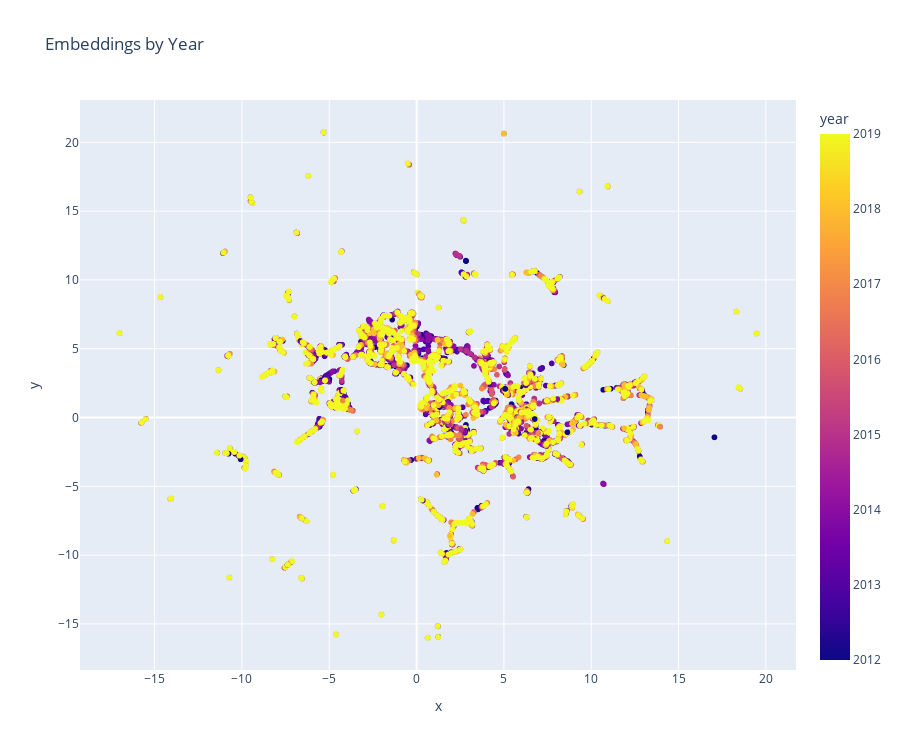
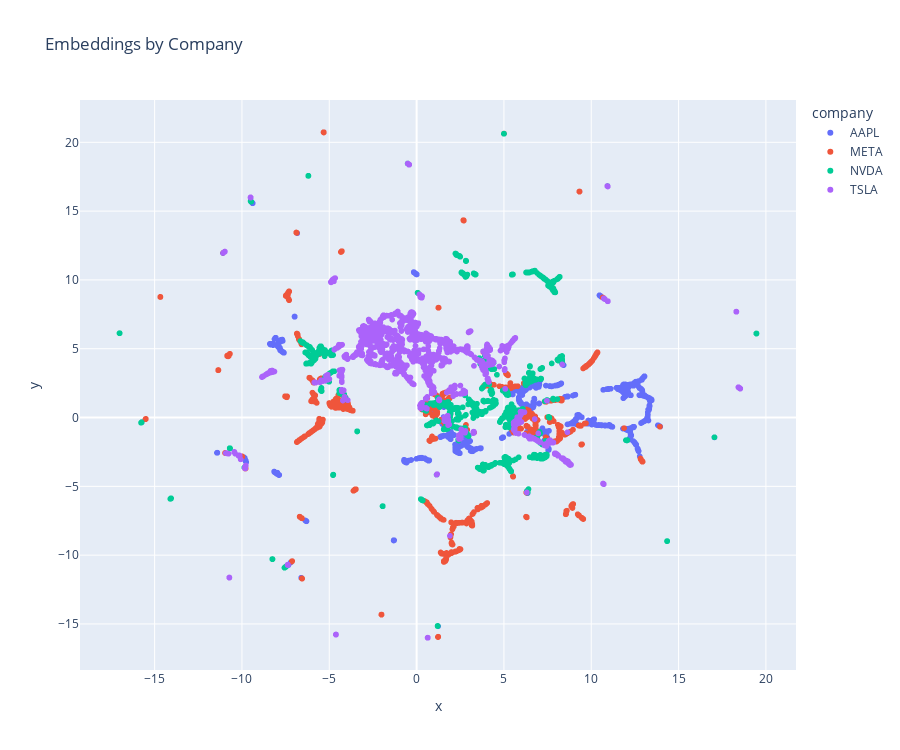
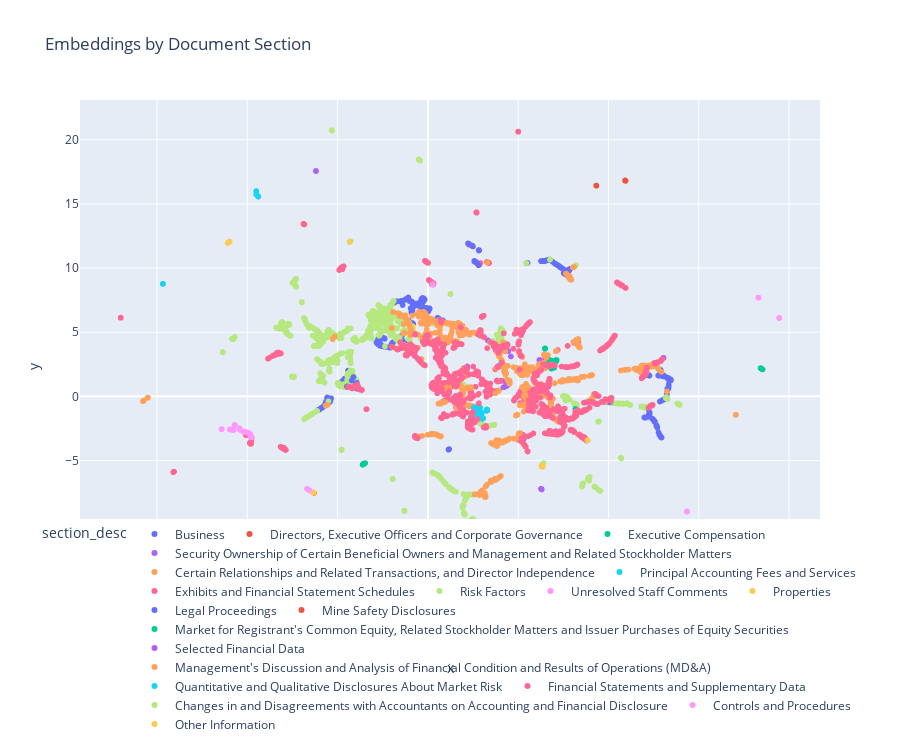

Here is the notebook cell these charts were saved with, in order:
### Code cell
import pandas as pd
import plotly.express as px
from umap import UMAP



df_embeddings = pd.DataFrame(
    {
    'embedding': [chunk.embedding for chunk in chunks],
    'company': [chunk.metadata['ticker'] for chunk in chunks],
    'year': [chunk.metadata['fiscal_year'] for chunk in chunks],
    'section_num': [int(str(chunk.metadata['section_num'])) for chunk in chunks],
    'section': [chunk.metadata['section'] + chunk.metadata['section_letter'] for chunk in chunks],
    'section_desc': [chunk.metadata['section_desc'] for chunk in chunks],
    }
)

# Step 2: Reduce to 2D
reducer = UMAP()
df_embeddings['x'], df_embeddings['y'] = zip(*reducer.fit_transform(list(df_embeddings['embedding'])))

# Step 3: Visualize
fig1 = px.scatter(df_embeddings, x='x', y='y', color='year', hover_data=['company'], title='Embeddings by Year')
fig1.update_layout(
    # width=1500,
    height=750,
)
fig1.show()

fig2 = px.scatter(df_embeddings, x='x', y='y', color='company', hover_data=['section'], title='Embeddings by Company')
fig2.update_layout(
    # width=1500,
    height=750,
)
fig2.show()

fig3 = px.scatter(df_embeddings, x='x', y='y', color='section_desc', hover_data=['company'], title='Embeddings by Document Section')
fig3.update_layout(
    # width=1500,
    height=750,
    legend=dict(orientation="h", yanchor="bottom", y=-0.2, xanchor="center", x=0.5)
)
fig3.show()

### Figure 1 — Plotly figure (JSON) as saved in the notebook; plotly's stock layout.template omitted (floating-point values rounded to 4 significant figures; data arrays with more than 128 entries replaced by an {"elided": "..."} marker saying what was removed)
{"data": [{"customdata": {"elided": "7837x1 str values"}, "hovertemplate": "x=%{x}<br>y=%{y}<br>company=%{customdata[0]}<br>year=%{marker.color}<extra></extra>", "legendgroup": "", "marker": {"color": {"elided": "7837 int values"}, "coloraxis": "coloraxis", "symbol": "circle"}, "mode": "markers", "name": "", "showlegend": false, "type": "scattergl", "x": {"elided": "7837 float values"}, "xaxis": "x", "y": {"elided": "7837 float values"}, "yaxis": "y"}], "layout": {"coloraxis": {"colorbar": {"title": {"text": "year"}}, "colorscale": [[0, "#0d0887"], [0.1111, "#46039f"], [0.2222, "#7201a8"], [0.3333, "#9c179e"], [0.4444, "#bd3786"], [0.5556, "#d8576b"], [0.6667, "#ed7953"], [0.7778, "#fb9f3a"], [0.8889, "#fdca26"], [1, "#f0f921"]]}, "height": 750, "legend": {"tracegroupgap": 0}, "title": {"text": "Embeddings by Year"}, "xaxis": {"anchor": "y", "domain": [0, 1], "title": {"text": "x"}}, "yaxis": {"anchor": "x", "domain": [0, 1], "title": {"text": "y"}}}}

### Figure 2 — Plotly figure (JSON) as saved in the notebook; plotly's stock layout.template omitted (floating-point values rounded to 4 significant figures; data arrays with more than 128 entries replaced by an {"elided": "..."} marker saying what was removed)
{"data": [{"customdata": {"elided": "1496x1 str values"}, "hovertemplate": "company=AAPL<br>x=%{x}<br>y=%{y}<br>section=%{customdata[0]}<extra></extra>", "legendgroup": "AAPL", "marker": {"color": "#636efa", "symbol": "circle"}, "mode": "markers", "name": "AAPL", "showlegend": true, "type": "scattergl", "x": {"elided": "1496 float values"}, "xaxis": "x", "y": {"elided": "1496 float values"}, "yaxis": "y"}, {"customdata": {"elided": "1867x1 str values"}, "hovertemplate": "company=META<br>x=%{x}<br>y=%{y}<br>section=%{customdata[0]}<extra></extra>", "legendgroup": "META", "marker": {"color": "#EF553B", "symbol": "circle"}, "mode": "markers", "name": "META", "showlegend": true, "type": "scattergl", "x": {"elided": "1867 float values"}, "xaxis": "x", "y": {"elided": "1867 float values"}, "yaxis": "y"}, {"customdata": {"elided": "1826x1 str values"}, "hovertemplate": "company=NVDA<br>x=%{x}<br>y=%{y}<br>section=%{customdata[0]}<extra></extra>", "legendgroup": "NVDA", "marker": {"color": "#00cc96", "symbol": "circle"}, "mode": "markers", "name": "NVDA", "showlegend": true, "type": "scattergl", "x": {"elided": "1826 float values"}, "xaxis": "x", "y": {"elided": "1826 float values"}, "yaxis": "y"}, {"customdata": {"elided": "2648x1 str values"}, "hovertemplate": "company=TSLA<br>x=%{x}<br>y=%{y}<br>section=%{customdata[0]}<extra></extra>", "legendgroup": "TSLA", "marker": {"color": "#ab63fa", "symbol": "circle"}, "mode": "markers", "name": "TSLA", "showlegend": true, "type": "scattergl", "x": {"elided": "2648 float values"}, "xaxis": "x", "y": {"elided": "2648 float values"}, "yaxis": "y"}], "layout": {"height": 750, "legend": {"title": {"text": "company"}, "tracegroupgap": 0}, "title": {"text": "Embeddings by Company"}, "xaxis": {"anchor": "y", "domain": [0, 1], "title": {"text": "x"}}, "yaxis": {"anchor": "x", "domain": [0, 1], "title": {"text": "y"}}}}

### Figure 3 — Plotly figure (JSON) as saved in the notebook; plotly's stock layout.template omitted (floating-point values rounded to 4 significant figures; data arrays with more than 128 entries replaced by an {"elided": "..."} marker saying what was removed)
{"data": [{"customdata": {"elided": "818x1 str values"}, "hovertemplate": "section_desc=Business<br>x=%{x}<br>y=%{y}<br>company=%{customdata[0]}<extra></extra>", "legendgroup": "Business", "marker": {"color": "#636efa", "symbol": "circle"}, "mode": "markers", "name": "Business", "showlegend": true, "type": "scattergl", "x": {"elided": "818 float values"}, "xaxis": "x", "y": {"elided": "818 float values"}, "yaxis": "y"}, {"customdata": [["AAPL"], ["AAPL"], ["AAPL"], ["AAPL"], ["AAPL"], ["AAPL"], ["AAPL"], ["AAPL"], ["META"], ["META"], ["META"], ["META"], ["META"], ["META"], ["META"], ["META"], ["NVDA"], ["NVDA"], ["NVDA"], ["NVDA"], ["NVDA"], ["NVDA"], ["NVDA"], ["NVDA"], ["NVDA"], ["NVDA"], ["NVDA"], ["NVDA"], ["NVDA"], ["NVDA"], ["NVDA"], ["NVDA"], ["TSLA"], ["TSLA"], ["TSLA"], ["TSLA"], ["TSLA"], ["TSLA"], ["TSLA"], ["TSLA"]], "hovertemplate": "section_desc=Directors, Executive Officers and Corporate Governance<br>x=%{x}<br>y=%{y}<br>company=%{customdata[0]}<extra></extra>", "legendgroup": "Directors, Executive Officers and Corporate Governance", "marker": {"color": "#EF553B", "symbol": "circle"}, "mode": "markers", "name": "Directors, Executive Officers and Corporate Governance", "showlegend": true, "type": "scattergl", "x": [-7.364, -7.368, -7.371, -7.189, -7.199, -7.2, -7.216, -7.339, -7.146, -7.143, -7.149, -7.148, -7.147, -7.143, -7.138, -7.123, -7.484, -7.548, -7.494, -7.56, -7.48, -7.552, -7.488, -7.562, -7.476, -7.564, -7.431, -7.509, -7.433, -7.524, -7.423, -7.513, -7.389, -7.369, -7.363, -7.382, -7.375, -7.382, -7.364, -7.371], "xaxis": "x", "y": [-10.72, -10.72, -10.73, -10.51, -10.52, -10.52, -10.54, -10.72, -10.46, -10.46, -10.46, -10.46, -10.46, -10.45, -10.45, -10.43, -10.83, -10.9, -10.84, -10.91, -10.83, -10.9, -10.84, -10.91, -10.83, -10.91, -10.78, -10.86, -10.78, -10.87, -10.78, -10.86, -10.72, -10.7, -10.68, -10.7, -10.71, -10.71, -10.7, -10.71], "yaxis": "y"}, {"customdata": [["AAPL"], ["AAPL"], ["AAPL"], ["AAPL"], ["AAPL"], ["AAPL"], ["AAPL"], ["AAPL"], ["META"], ["META"], ["META"], ["META"], ["META"], ["META"], ["META"], ["META"], ["NVDA"], ["NVDA"], ["NVDA"], ["NVDA"], ["NVDA"], ["NVDA"], ["NVDA"], ["NVDA"], ["TSLA"], ["TSLA"], ["TSLA"], ["TSLA"], ["TSLA"], ["TSLA"], ["TSLA"], ["TSLA"]], "hovertemplate": "section_desc=Executive Compensation<br>x=%{x}<br>y=%{y}<br>company=%{customdata[0]}<extra></extra>", "legendgroup": "Executive Compensation", "marker": {"color": "#00cc96", "symbol": "circle"}, "mode": "markers", "name": "Executive Compensation", "showlegend": true, "type": "scattergl", "x": [1.219, 1.229, 1.22, 1.219, 1.219, 1.22, 1.219, 1.22, 1.221, 1.239, 1.229, 1.229, 1.228, 1.228, 1.228, 1.226, 1.205, 1.205, 1.205, 1.204, 1.205, 1.205, 1.205, 1.204, 0.6424, 0.633, 0.631, 0.6343, 0.634, 0.6346, 0.6343, 0.6362], "xaxis": "x", "y": [-15.16, -15.17, -15.16, -15.16, -15.16, -15.16, -15.16, -15.16, -15.95, -15.92, -15.94, -15.94, -15.94, -15.94, -15.95, -15.95, -15.15, -15.15, -15.15, -15.15, -15.15, -15.15, -15.15, -15.15, -16.0, -16.0, -16.0, -16.0, -16.0, -16.0, -16.0, -16.0], "yaxis": "y"}, {"customdata": [["AAPL"], ["AAPL"], ["AAPL"], ["AAPL"], ["AAPL"], ["AAPL"], ["AAPL"], ["AAPL"], ["META"], ["META"], ["META"], ["META"], ["META"], ["META"], ["META"], ["META"], ["NVDA"], ["NVDA"], ["NVDA"], ["NVDA"], ["NVDA"], ["NVDA"], ["NVDA"], ["NVDA"], ["TSLA"], ["TSLA"], ["TSLA"], ["TSLA"], ["TSLA"], ["TSLA"], ["TSLA"], ["TSLA"]], "hovertemplate": "section_desc=Security Ownership of Certain Beneficial Owners and Management and Related Stockholder Matters<br>x=%{x}<br>y=%{y}<br>company=%{customdata[0]}<extra></extra>", "legendgroup": "Security Ownership of Certain Beneficial Owners and Management and Related Stockholder Matters", "marker": {"color": "#ab63fa", "symbol": "circle"}, "mode": "markers", "name": "Security Ownership of Certain Beneficial Owners and Management and Related Stockholder Matters", "showlegend": true, "type": "scattergl", "x": [-6.605, -6.607, -6.593, -6.604, -6.603, -6.604, -6.606, -6.604, -6.564, -6.566, -6.563, -6.56, -6.553, -6.564, -6.568, -6.569, -6.197, -6.197, -6.197, -6.197, -6.197, -6.197, -6.197, -6.197, -10.72, -10.72, -10.72, -10.72, -10.72, -10.72, -10.72, -10.72], "xaxis": "x", "y": [-11.65, -11.65, -11.66, -11.65, -11.65, -11.65, -11.65, -11.65, -11.69, -11.69, -11.7, -11.7, -11.71, -11.7, -11.69, -11.69, 17.56, 17.56, 17.56, 17.56, 17.56, 17.56, 17.56, 17.56, -11.63, -11.63, -11.63, -11.63, -11.63, -11.63, -11.63, -11.63], "yaxis": "y"}, {"customdata": [["AAPL"], ["AAPL"], ["AAPL"], ["AAPL"], ["AAPL"], ["AAPL"], ["AAPL"], ["AAPL"], ["META"], ["META"], ["META"], ["META"], ["META"], ["META"], ["META"], ["META"], ["NVDA"], ["NVDA"], ["NVDA"], ["NVDA"], ["NVDA"], ["NVDA"], ["NVDA"], ["NVDA"], ["TSLA"], ["TSLA"], ["TSLA"], ["TSLA"], ["TSLA"], ["TSLA"], ["TSLA"], ["TSLA"]], "hovertemplate": "section_desc=Certain Relationships and Related Transactions, and Director Independence<br>x=%{x}<br>y=%{y}<br>company=%{customdata[0]}<extra></extra>", "legendgroup": "Certain Relationships and Related Transactions, and Director Independence", "marker": {"color": "#FFA15A", "symbol": "circle"}, "mode": "markers", "name": "Certain Relationships and Related Transactions, and Director Independence", "showlegend": true, "type": "scattergl", "x": [-15.74, -15.73, -15.74, -15.75, -15.75, -15.73, -15.74, -15.74, -15.51, -15.5, -15.51, -15.51, -15.51, -15.51, -15.52, -15.52, -15.75, -15.75, -15.75, -15.78, -15.75, -15.75, -15.75, -15.75, -4.619, -4.619, -4.619, -4.619, -4.619, -4.619, -4.619, -4.619], "xaxis": "x", "y": [-0.3413, -0.3337, -0.3414, -0.346, -0.353, -0.3323, -0.3391, -0.3385, -0.1064, -0.09765, -0.1098, -0.1081, -0.1096, -0.1084, -0.1125, -0.119, -0.352, -0.3519, -0.3524, -0.3783, -0.35, -0.3517, -0.3503, -0.3513, -15.77, -15.77, -15.77, -15.77, -15.77, -15.77, -15.77, -15.77], "yaxis": "y"}, {"customdata": [["AAPL"], ["AAPL"], ["AAPL"], ["AAPL"], ["AAPL"], ["AAPL"], ["AAPL"], ["AAPL"], ["META"], ["META"], ["META"], ["META"], ["META"], ["META"], ["META"], ["META"], ["NVDA"], ["NVDA"], ["NVDA"], ["NVDA"], ["NVDA"], ["NVDA"], ["NVDA"], ["NVDA"], ["TSLA"], ["TSLA"], ["TSLA"], ["TSLA"], ["TSLA"], ["TSLA"], ["TSLA"], ["TSLA"]], "hovertemplate": "section_desc=Principal Accounting Fees and Services<br>x=%{x}<br>y=%{y}<br>company=%{customdata[0]}<extra></extra>", "legendgroup": "Principal Accounting Fees and Services", "marker": {"color": "#19d3f3", "symbol": "circle"}, "mode": "markers", "name": "Principal Accounting Fees and Services", "showlegend": true, "type": "scattergl", "x": [-9.41, -9.406, -9.395, -9.39, -9.391, -9.395, -9.391, -9.392, -14.67, -14.67, -14.67, -14.67, -14.67, -14.67, -14.67, -14.67, -9.475, -9.507, -9.477, -9.47, -9.479, -9.478, -9.475, -9.477, -9.507, -9.505, -9.505, -9.505, -9.505, -9.504, -9.505, -9.505], "xaxis": "x", "y": [15.6, 15.59, 15.58, 15.57, 15.57, 15.58, 15.57, 15.57, 8.762, 8.762, 8.762, 8.762, 8.762, 8.762, 8.762, 8.763, 15.7, 15.73, 15.69, 15.68, 15.7, 15.69, 15.7, 15.7, 16.0, 15.99, 15.99, 15.99, 15.99, 15.98, 15.99, 15.99], "yaxis": "y"}, {"customdata": {"elided": "747x1 str values"}, "hovertemplate": "section_desc=Exhibits and Financial Statement Schedules<br>x=%{x}<br>y=%{y}<br>company=%{customdata[0]}<extra></extra>", "legendgroup": "Exhibits and Financial Statement Schedules", "marker": {"color": "#FF6692", "symbol": "circle"}, "mode": "markers", "name": "Exhibits and Financial Statement Schedules", "showlegend": true, "type": "scattergl", "x": {"elided": "747 float values"}, "xaxis": "x", "y": {"elided": "747 float values"}, "yaxis": "y"}, {"customdata": {"elided": "2109x1 str values"}, "hovertemplate": "section_desc=Risk Factors<br>x=%{x}<br>y=%{y}<br>company=%{customdata[0]}<extra></extra>", "legendgroup": "Risk Factors", "marker": {"color": "#B6E880", "symbol": "circle"}, "mode": "markers", "name": "Risk Factors", "showlegend": true, "type": "scattergl", "x": {"elided": "2109 float values"}, "xaxis": "x", "y": {"elided": "2109 float values"}, "yaxis": "y"}, {"customdata": [["AAPL"], ["AAPL"], ["AAPL"], ["AAPL"], ["AAPL"], ["AAPL"], ["AAPL"], ["AAPL"], ["META"], ["META"], ["META"], ["META"], ["META"], ["META"], ["META"], ["META"], ["NVDA"], ["NVDA"], ["NVDA"], ["NVDA"], ["NVDA"], ["NVDA"], ["NVDA"], ["NVDA"], ["TSLA"], ["TSLA"], ["TSLA"], ["TSLA"], ["TSLA"], ["TSLA"], ["TSLA"], ["TSLA"]], "hovertemplate": "section_desc=Unresolved Staff Comments<br>x=%{x}<br>y=%{y}<br>company=%{customdata[0]}<extra></extra>", "legendgroup": "Unresolved Staff Comments", "marker": {"color": "#FF97FF", "symbol": "circle"}, "mode": "markers", "name": "Unresolved Staff Comments", "showlegend": true, "type": "scattergl", "x": [-6.676, -6.576, -6.375, -6.676, -6.677, -6.365, -6.344, -6.676, -6.566, -6.57, -6.574, -6.676, -6.698, -6.675, -6.676, -6.569, 19.45, 19.46, 19.45, 19.45, 19.45, 19.45, 19.45, 19.45, 18.31, 18.31, 18.31, 18.31, 18.31, 18.31, 18.31, 18.31], "xaxis": "x", "y": [-7.223, -7.313, -7.48, -7.224, -7.223, -7.488, -7.505, -7.223, -7.322, -7.318, -7.314, -7.223, -7.201, -7.224, -7.223, -7.319, 6.106, 6.103, 6.106, 6.106, 6.106, 6.106, 6.106, 6.106, 7.691, 7.691, 7.691, 7.691, 7.691, 7.691, 7.691, 7.691], "yaxis": "y"}, {"customdata": [["AAPL"], ["AAPL"], ["AAPL"], ["AAPL"], ["AAPL"], ["AAPL"], ["AAPL"], ["AAPL"], ["AAPL"], ["AAPL"], ["META"], ["META"], ["META"], ["META"], ["META"], ["META"], ["META"], ["META"], ["NVDA"], ["NVDA"], ["NVDA"], ["NVDA"], ["NVDA"], ["NVDA"], ["NVDA"], ["NVDA"], ["NVDA"], ["NVDA"], ["TSLA"], ["TSLA"], ["TSLA"], ["TSLA"], ["TSLA"], ["TSLA"], ["TSLA"], ["TSLA"], ["TSLA"], ["TSLA"]], "hovertemplate": "section_desc=Properties<br>x=%{x}<br>y=%{y}<br>company=%{customdata[0]}<extra></extra>", "legendgroup": "Properties", "marker": {"color": "#FECB52", "symbol": "circle"}, "mode": "markers", "name": "Properties", "showlegend": true, "type": "scattergl", "x": [6.346, 6.33, 6.332, 6.359, 6.334, 6.334, 6.345, 6.32, 6.326, 6.332, 6.322, 6.3, 6.301, 6.318, 6.308, 6.278, 6.295, 6.301, 6.328, 6.328, 6.33, 6.334, 6.37, 6.329, 6.327, 6.343, 6.325, 6.323, -0.8503, -0.8582, -0.8392, -0.8595, -0.8556, -0.8592, -0.8324, -0.8711, -0.8665, 6.311], "xaxis": "x", "y": [-5.49, -5.48, -5.482, -5.482, -5.479, -5.48, -5.496, -5.489, -5.476, -5.489, -5.478, -5.475, -5.448, -5.468, -5.455, -5.447, -5.448, -5.472, -5.453, -5.455, -5.458, -5.443, -5.42, -5.44, -5.444, -5.426, -5.444, -5.446, 5.452, 5.269, 5.45, 5.366, 5.254, 5.271, 5.314, 5.276, 5.252, -5.442], "yaxis": "y"}, {"customdata": [["AAPL"], ["AAPL"], ["AAPL"], ["AAPL"], ["AAPL"], ["AAPL"], ["AAPL"], ["AAPL"], ["AAPL"], ["AAPL"], ["AAPL"], ["AAPL"], ["AAPL"], ["AAPL"], ["AAPL"], ["AAPL"], ["AAPL"], ["AAPL"], ["AAPL"], ["META"], ["META"], ["META"], ["META"], ["META"], ["META"], ["META"], ["META"], ["META"], ["META"], ["META"], ["META"], ["META"], ["META"], ["META"], ["META"], ["META"], ["META"], ["META"], ["META"], ["META"], ["META"], ["META"], ["META"], ["META"], ["META"], ["NVDA"], ["NVDA"], ["NVDA"], ["NVDA"], ["NVDA"], ["NVDA"], ["NVDA"], ["NVDA"], ["NVDA"], ["NVDA"], ["NVDA"], ["NVDA"], ["NVDA"], ["NVDA"], ["NVDA"], ["NVDA"], ["NVDA"], ["NVDA"], ["NVDA"], ["NVDA"], ["NVDA"], ["NVDA"], ["NVDA"], ["NVDA"], ["NVDA"], ["NVDA"], ["NVDA"], ["NVDA"], ["NVDA"], ["NVDA"], ["NVDA"], ["NVDA"], ["NVDA"], ["NVDA"], ["NVDA"], ["NVDA"], ["NVDA"], ["NVDA"], ["NVDA"], ["TSLA"], ["TSLA"], ["TSLA"], ["TSLA"], ["TSLA"], ["TSLA"], ["TSLA"], ["TSLA"], ["TSLA"], ["TSLA"], ["TSLA"], ["TSLA"], ["TSLA"], ["TSLA"], ["TSLA"], ["TSLA"], ["TSLA"], ["TSLA"]], "hovertemplate": "section_desc=Legal Proceedings<br>x=%{x}<br>y=%{y}<br>company=%{customdata[0]}<extra></extra>", "legendgroup": "Legal Proceedings", "marker": {"color": "#636efa", "symbol": "circle"}, "mode": "markers", "name": "Legal Proceedings", "showlegend": true, "type": "scattergl", "x": [9.966, 10.08, 10.07, 10.09, 9.971, 10.07, 10.07, 10.07, 9.821, 10.05, 10.08, 10.08, 9.949, 10.09, 10.08, 9.815, 9.832, 9.846, 9.853, -3.937, -3.807, -3.923, -3.931, -3.934, -3.827, -3.86, -3.876, -3.912, -3.81, -3.916, -3.819, -3.942, -3.82, -3.999, -3.988, -3.81, -4.238, -4.129, -4.444, -4.44, -4.096, -4.179, -4.152, -4.445, -4.483, 2.227, 2.263, 2.246, 2.461, 2.494, 2.837, 2.823, 2.829, 2.818, 2.83, 2.827, 2.661, 2.605, 2.572, 2.595, 2.61, 2.588, 2.663, 2.681, 2.765, 2.258, 2.25, 2.247, 2.444, 2.461, 2.62, 2.6, 2.606, 2.568, 2.696, 2.746, 2.771, 2.249, 2.801, 1.148, 1.148, 1.148, 1.147, 1.148, -4.123, -4.805, -4.124, 1.156, 1.176, -4.743, -4.728, -4.706, -4.684, -4.712, -4.698, -4.726, -4.718, -4.761, -4.769, -4.224, 1.147, -1.175], "xaxis": "x", "y": [-0.3993, -0.4297, -0.438, -0.4641, -0.386, -0.4285, -0.4367, -0.4469, -0.4359, -0.4042, -0.4498, -0.4454, -0.3983, -0.4404, -0.4451, -0.4383, -0.433, -0.4313, -0.4256, 0.6025, 0.5507, 0.9101, 1.048, 0.6092, 0.5739, 0.6636, 0.7411, 0.5993, 0.5548, 0.6581, 0.5662, 0.8957, 0.5661, 0.6845, 0.9165, 0.5473, 0.7164, 0.6747, 0.7192, 0.7677, 0.6508, 0.6513, 0.6441, 0.712, 0.7694, 11.91, 11.88, 11.89, 11.73, 11.69, 11.37, 11.4, 11.39, 11.39, 11.39, 11.37, 10.46, 10.52, 10.55, 10.53, 10.49, 10.5, 10.43, 10.43, 10.33, 11.88, 11.9, 11.89, 11.75, 11.72, 10.5, 10.51, 10.49, 10.52, 10.41, 10.35, 10.3, 11.88, 10.21, -4.154, -4.156, -4.154, -4.154, -4.155, 1.5, 9.993, 1.502, -4.135, -4.111, 10.06, 10.08, 10.1, 10.12, 10.09, 10.1, 10.08, 10.09, 10.05, 10.04, 1.235, -4.153, 3.265], "yaxis": "y"}, {"customdata": [["AAPL"], ["AAPL"], ["AAPL"], ["AAPL"], ["AAPL"], ["AAPL"], ["AAPL"], ["AAPL"], ["META"], ["META"], ["META"], ["META"], ["META"], ["META"], ["META"], ["META"], ["NVDA"], ["NVDA"], ["NVDA"], ["NVDA"], ["NVDA"], ["NVDA"], ["NVDA"], ["NVDA"], ["TSLA"], ["TSLA"], ["TSLA"], ["TSLA"], ["TSLA"], ["TSLA"]], "hovertemplate": "section_desc=Mine Safety Disclosures<br>x=%{x}<br>y=%{y}<br>company=%{customdata[0]}<extra></extra>", "legendgroup": "Mine Safety Disclosures", "marker": {"color": "#EF553B", "symbol": "circle"}, "mode": "markers", "name": "Mine Safety Disclosures", "showlegend": true, "type": "scattergl", "x": [9.324, 9.327, 9.325, -6.311, -6.304, -6.312, -6.314, -6.315, 9.325, 9.325, 9.325, 9.325, 9.325, 9.325, 9.324, 9.325, 10.93, 10.93, 10.93, 10.93, 10.93, 10.93, 10.93, 10.93, 10.93, 10.93, 10.93, 10.95, 10.93, 10.92], "xaxis": "x", "y": [16.42, 16.42, 16.42, -7.532, -7.538, -7.531, -7.529, -7.529, 16.42, 16.42, 16.42, 16.42, 16.42, 16.42, 16.42, 16.42, 16.81, 16.82, 16.82, 16.81, 16.83, 16.82, 16.82, 16.82, 16.81, 16.81, 16.81, 16.79, 16.81, 16.83], "yaxis": "y"}, {"customdata": [["AAPL"], ["AAPL"], ["AAPL"], ["AAPL"], ["AAPL"], ["AAPL"], ["AAPL"], ["AAPL"], ["AAPL"], ["AAPL"], ["AAPL"], ["AAPL"], ["AAPL"], ["AAPL"], ["AAPL"], ["AAPL"], ["AAPL"], ["AAPL"], ["AAPL"], ["AAPL"], ["AAPL"], ["AAPL"], ["META"], ["META"], ["META"], ["META"], ["META"], ["META"], ["META"], ["META"], ["META"], ["META"], ["META"], ["META"], ["META"], ["META"], ["META"], ["META"], ["META"], ["META"], ["META"], ["META"], ["META"], ["META"], ["META"], ["META"], ["META"], ["NVDA"], ["NVDA"], ["NVDA"], ["NVDA"], ["NVDA"], ["NVDA"], ["NVDA"], ["NVDA"], ["NVDA"], ["NVDA"], ["NVDA"], ["NVDA"], ["NVDA"], ["NVDA"], ["NVDA"], ["NVDA"], ["NVDA"], ["NVDA"], ["NVDA"], ["NVDA"], ["NVDA"], ["NVDA"], ["NVDA"], ["NVDA"], ["NVDA"], ["NVDA"], ["NVDA"], ["NVDA"], ["NVDA"], ["NVDA"], ["NVDA"], ["NVDA"], ["NVDA"], ["NVDA"], ["NVDA"], ["NVDA"], ["NVDA"], ["NVDA"], ["NVDA"], ["NVDA"], ["NVDA"], ["NVDA"], ["NVDA"], ["NVDA"], ["NVDA"], ["TSLA"], ["TSLA"], ["TSLA"], ["TSLA"], ["TSLA"], ["TSLA"], ["TSLA"], ["TSLA"], ["TSLA"], ["TSLA"], ["TSLA"], ["TSLA"], ["TSLA"], ["TSLA"], ["TSLA"], ["TSLA"], ["TSLA"], ["TSLA"], ["TSLA"], ["TSLA"]], "hovertemplate": "section_desc=Market for Registrant's Common Equity, Related Stockholder Matters and Issuer Purchases of Equity Securities<br>x=%{x}<br>y=%{y}<br>company=%{customdata[0]}<extra></extra>", "legendgroup": "Market for Registrant's Common Equity, Related Stockholder Matters and Issuer Purchases of Equity Securities", "marker": {"color": "#00cc96", "symbol": "circle"}, "mode": "markers", "name": "Market for Registrant's Common Equity, Related Stockholder Matters and Issuer Purchases of Equity Securities", "showlegend": true, "type": "scattergl", "x": [6.997, 7.096, 6.995, 6.969, 6.977, 6.838, 6.848, 7.002, 6.984, 6.754, 6.962, 6.991, 6.595, 6.994, 7.003, 6.761, 6.946, 7.017, 6.993, 7.005, 6.993, 6.977, -3.616, -3.475, -3.517, -3.519, -3.595, -3.521, -3.518, -3.595, -3.509, -3.519, -3.595, -3.511, -3.52, -3.602, -3.51, -3.519, -3.597, -3.513, -3.519, -3.587, 8.171, -3.515, -3.593, -3.502, -3.534, 6.487, 6.546, 6.86, 7.103, 6.488, 6.476, 6.55, 6.802, 7.09, 6.488, 6.463, 6.534, 6.558, 6.87, 7.085, 6.484, 6.456, 6.527, 6.807, 7.113, 7.126, 6.488, 6.485, 6.519, 6.635, 6.784, 5.001, 7.083, 7.127, 6.489, 6.476, 6.54, 3.716, 6.741, 7.084, 7.129, 6.491, 6.502, 6.524, 6.742, 7.131, 6.486, 6.539, 6.771, 7.127, 18.52, 18.44, 18.44, 18.53, 18.45, 18.51, 18.44, 18.52, 18.44, 18.53, 18.44, 18.52, 18.44, 3.678, 3.603, 18.53, 18.44, 3.648, 18.52, 18.42], "xaxis": "x", "y": [2.272, 2.72, 2.224, 2.558, 2.227, 2.151, 2.353, 2.516, 2.26, 2.263, 2.463, 2.262, 2.513, 2.481, 2.257, 2.281, 2.394, 2.535, 2.274, 2.506, 2.257, 2.469, -5.324, -5.206, -5.23, -5.224, -5.302, -5.244, -5.226, -5.303, -5.224, -5.225, -5.303, -5.233, -5.226, -5.31, -5.239, -5.226, -5.305, -5.241, -5.225, -5.296, -0.9812, -5.229, -5.303, -5.235, -5.228, 3.739, 3.009, 2.763, 2.835, 3.698, 3.223, 2.981, 2.743, 2.818, 3.715, 3.233, 3.113, 2.996, 2.775, 2.789, 3.732, 3.232, 3.114, 2.761, 2.811, 2.825, 3.742, 3.192, 3.149, 2.667, 2.735, 20.62, 2.798, 2.823, 3.725, 3.207, 3.084, 3.978, 2.841, 2.792, 2.82, 3.72, 3.149, 3.105, 2.827, 2.82, 3.733, 3.094, 2.803, 2.808, 2.113, 2.189, 2.187, 2.099, 2.175, 2.119, 2.189, 2.117, 2.189, 2.109, 2.188, 2.117, 2.184, 4.041, 4.077, 2.107, 2.188, 4.067, 2.117, 2.205], "yaxis": "y"}, {"customdata": [["AAPL"], ["AAPL"], ["AAPL"], ["AAPL"], ["AAPL"], ["AAPL"], ["AAPL"], ["AAPL"], ["META"], ["META"], ["META"], ["META"], ["META"], ["META"], ["META"], ["META"], ["META"], ["META"], ["META"], ["META"], ["META"], ["META"], ["META"], ["META"], ["META"], ["META"], ["META"], ["META"], ["META"], ["META"], ["META"], ["META"], ["META"], ["META"], ["META"], ["META"], ["META"], ["META"], ["META"], ["NVDA"], ["NVDA"], ["NVDA"], ["NVDA"], ["NVDA"], ["NVDA"], ["NVDA"], ["NVDA"], ["NVDA"], ["NVDA"], ["NVDA"], ["NVDA"], ["NVDA"], ["NVDA"], ["NVDA"], ["NVDA"], ["NVDA"], ["NVDA"], ["NVDA"], ["NVDA"], ["NVDA"], ["NVDA"], ["NVDA"], ["TSLA"], ["TSLA"], ["TSLA"], ["TSLA"], ["TSLA"], ["TSLA"], ["TSLA"], ["TSLA"], ["TSLA"], ["TSLA"], ["TSLA"], ["TSLA"], ["TSLA"], ["TSLA"], ["TSLA"], ["TSLA"], ["TSLA"], ["TSLA"], ["TSLA"], ["TSLA"], ["TSLA"]], "hovertemplate": "section_desc=Selected Financial Data<br>x=%{x}<br>y=%{y}<br>company=%{customdata[0]}<extra></extra>", "legendgroup": "Selected Financial Data", "marker": {"color": "#ab63fa", "symbol": "circle"}, "mode": "markers", "name": "Selected Financial Data", "showlegend": true, "type": "scattergl", "x": [13.03, 13.05, 13.05, 13.04, 13.05, 13.05, 13.04, 13.04, 6.881, 6.295, 6.301, 6.299, 6.883, 6.295, 6.3, 6.297, 6.887, 6.296, 6.301, 6.302, 6.887, 6.286, 6.307, 6.28, 6.863, 0.3345, 6.264, 5.001, 6.301, 6.296, 6.893, 6.298, 6.3, 6.892, 6.295, 6.3, 6.871, 6.291, 6.3, 4.251, 4.186, 4.431, 4.396, 4.278, 4.442, 4.292, 4.429, 4.313, 4.395, 4.424, 4.597, 4.309, 4.42, 4.058, 4.45, 4.423, 5.001, 4.159, 6.18, 4.426, 4.192, 6.173, 2.881, 2.844, 2.776, 3.765, 3.015, 2.822, 2.833, 2.76, 2.957, 2.782, 3.917, 3.333, 2.784, 3.915, 3.312, 2.681, 4.969, 4.97, 2.183, 2.171, 2.18], "xaxis": "x", "y": [2.988, 2.995, 2.994, 2.99, 2.993, 2.991, 2.986, 2.986, -0.1872, -7.24, -7.248, -7.242, -0.1742, -7.239, -7.247, -7.239, -0.1892, -7.24, -7.247, -7.245, -0.1903, -7.224, -7.258, -7.221, -0.1819, 0.5977, -7.203, 20.62, -7.247, -7.237, -0.1951, -7.243, -7.247, -0.1958, -7.239, -7.245, -0.2081, -7.236, -7.245, 0.7383, 0.7009, 1.212, 0.84, 0.7636, 1.196, 0.778, 1.152, 0.7842, 1.217, 1.017, 3.108, 1.15, 1.013, 3.633, 3.518, 1.061, 20.62, 3.569, 2.842, 1.033, 3.63, 2.827, 4.774, 4.787, 4.973, 3.565, 4.683, 4.839, 4.817, 4.934, 4.716, 1.885, 3.812, 4.347, 1.892, 3.81, 4.373, 1.966, 5.053, 5.086, 2.311, 2.313, 2.327], "yaxis": "y"}, {"customdata": {"elided": "1539x1 str values"}, "hovertemplate": "section_desc=Management's Discussion and Analysis of Financial Condition and Results of Operations (MD&A)<br>x=%{x}<br>y=%{y}<br>company=%{customdata[0]}<extra></extra>", "legendgroup": "Management's Discussion and Analysis of Financial Condition and Results of Operations (MD&A)", "marker": {"color": "#FFA15A", "symbol": "circle"}, "mode": "markers", "name": "Management's Discussion and Analysis of Financial Condition and Results of Operations (MD&A)", "showlegend": true, "type": "scattergl", "x": {"elided": "1539 float values"}, "xaxis": "x", "y": {"elided": "1539 float values"}, "yaxis": "y"}, {"customdata": [["AAPL"], ["AAPL"], ["AAPL"], ["AAPL"], ["AAPL"], ["AAPL"], ["AAPL"], ["AAPL"], ["AAPL"], ["AAPL"], ["AAPL"], ["AAPL"], ["AAPL"], ["AAPL"], ["AAPL"], ["AAPL"], ["AAPL"], ["AAPL"], ["AAPL"], ["AAPL"], ["AAPL"], ["AAPL"], ["AAPL"], ["AAPL"], ["AAPL"], ["AAPL"], ["AAPL"], ["AAPL"], ["META"], ["META"], ["META"], ["META"], ["META"], ["META"], ["META"], ["META"], ["META"], ["META"], ["META"], ["META"], ["META"], ["META"], ["META"], ["META"], ["META"], ["NVDA"], ["NVDA"], ["NVDA"], ["NVDA"], ["NVDA"], ["NVDA"], ["NVDA"], ["NVDA"], ["NVDA"], ["NVDA"], ["NVDA"], ["NVDA"], ["NVDA"], ["NVDA"], ["NVDA"], ["NVDA"], ["NVDA"], ["NVDA"], ["NVDA"], ["NVDA"], ["NVDA"], ["NVDA"], ["NVDA"], ["NVDA"], ["NVDA"], ["NVDA"], ["NVDA"], ["NVDA"], ["NVDA"], ["NVDA"], ["TSLA"], ["TSLA"], ["TSLA"], ["TSLA"], ["TSLA"], ["TSLA"], ["TSLA"], ["TSLA"], ["TSLA"], ["TSLA"], ["TSLA"], ["TSLA"], ["TSLA"], ["TSLA"], ["TSLA"], ["TSLA"], ["TSLA"], ["TSLA"]], "hovertemplate": "section_desc=Quantitative and Qualitative Disclosures About Market Risk<br>x=%{x}<br>y=%{y}<br>company=%{customdata[0]}<extra></extra>", "legendgroup": "Quantitative and Qualitative Disclosures About Market Risk", "marker": {"color": "#19d3f3", "symbol": "circle"}, "mode": "markers", "name": "Quantitative and Qualitative Disclosures About Market Risk", "showlegend": true, "type": "scattergl", "x": [3.058, 2.664, 2.723, 2.618, 3.051, 2.644, 2.856, 2.655, 3.053, 2.583, 5.938, 3.06, 2.618, 2.748, 3.055, 2.639, 2.705, 3.053, 2.651, 2.769, 3.04, 2.559, 2.744, 3.017, 2.534, 2.753, 2.607, 2.497, 3.288, 2.793, 2.899, 3.284, 2.755, 3.279, 2.721, 3.274, 2.743, 3.26, 2.744, 3.298, 2.778, 3.252, 2.738, 3.246, 2.746, 2.698, 2.679, 2.782, 2.941, 2.704, 2.651, 2.831, 2.94, 2.694, 2.643, 2.883, 2.668, 2.696, 2.893, 2.695, 2.64, 3.923, 2.868, 2.974, 2.701, 2.655, 3.89, 2.852, 2.905, 2.761, 2.89, 2.399, 2.793, 2.954, 2.395, 3.265, 2.796, 3.257, 2.77, 3.281, 2.741, 3.264, 2.536, 2.528, 2.554, 3.238, 2.488, 2.487, 3.26, 3.285, 3.276, 3.264, 3.245], "xaxis": "x", "y": [-1.701, -1.375, -1.814, -1.852, -1.711, -1.244, -1.655, -1.831, -1.7, -1.325, 1.766, -1.712, -1.248, -1.218, -1.707, -1.256, -1.243, -1.716, -1.239, -1.196, -1.707, -1.33, -1.222, -1.759, -1.339, -1.302, -1.837, -1.892, -1.092, -0.8567, -0.8929, -1.105, -0.8642, -1.099, -0.8372, -1.094, -0.8029, -1.092, -0.8221, -1.094, -0.8285, -1.103, -0.8467, -1.085, -0.8542, -0.8642, -0.8671, -1.027, -1.283, -0.8509, -0.8643, -1.074, -1.306, -0.853, -0.8644, -1.202, -0.8504, -0.9567, -1.215, -0.8807, -0.8873, 2.399, -1.175, -1.353, -0.8995, -0.8871, 3.547, -1.083, -1.298, -0.9456, -1.284, -1.667, -0.9534, -1.264, -1.64, -1.024, -0.9706, -1.026, -1.107, -1.033, -0.9958, -1.099, -1.417, -1.475, -0.8564, -1.118, -1.45, -1.555, -1.1, -1.098, -1.107, -1.1, -1.137], "yaxis": "y"}, {"customdata": {"elided": "1815x1 str values"}, "hovertemplate": "section_desc=Financial Statements and Supplementary Data<br>x=%{x}<br>y=%{y}<br>company=%{customdata[0]}<extra></extra>", "legendgroup": "Financial Statements and Supplementary Data", "marker": {"color": "#FF6692", "symbol": "circle"}, "mode": "markers", "name": "Financial Statements and Supplementary Data", "showlegend": true, "type": "scattergl", "x": {"elided": "1815 float values"}, "xaxis": "x", "y": {"elided": "1815 float values"}, "yaxis": "y"}, {"customdata": [["AAPL"], ["AAPL"], ["AAPL"], ["AAPL"], ["AAPL"], ["AAPL"], ["AAPL"], ["AAPL"], ["META"], ["META"], ["META"], ["META"], ["META"], ["META"], ["META"], ["META"], ["NVDA"], ["NVDA"], ["NVDA"], ["NVDA"], ["NVDA"], ["NVDA"], ["NVDA"], ["NVDA"], ["TSLA"], ["TSLA"], ["TSLA"], ["TSLA"], ["TSLA"], ["TSLA"], ["TSLA"], ["TSLA"]], "hovertemplate": "section_desc=Changes in and Disagreements with Accountants on Accounting and Financial Disclosure<br>x=%{x}<br>y=%{y}<br>company=%{customdata[0]}<extra></extra>", "legendgroup": "Changes in and Disagreements with Accountants on Accounting and Financial Disclosure", "marker": {"color": "#B6E880", "symbol": "circle"}, "mode": "markers", "name": "Changes in and Disagreements with Accountants on Accounting and Financial Disclosure", "showlegend": true, "type": "scattergl", "x": [-5.324, -5.324, -5.324, -5.324, -5.32, -5.324, -5.324, -5.32, -5.312, -5.324, -5.324, -5.318, -5.32, -5.32, -5.32, -5.32, -0.4282, -0.4283, -0.5095, -0.5095, -0.5113, -0.5096, -0.5095, -0.5095, -0.4282, -0.4291, -0.4292, -0.4283, -0.4283, -0.4867, -0.4867, -0.5096], "xaxis": "x", "y": [20.73, 20.73, 20.73, 20.73, 20.72, 20.73, 20.73, 20.72, 20.71, 20.73, 20.73, 20.72, 20.72, 20.72, 20.72, 20.72, 18.38, 18.38, 18.46, 18.46, 18.46, 18.46, 18.46, 18.46, 18.38, 18.38, 18.38, 18.38, 18.38, 18.43, 18.43, 18.46], "yaxis": "y"}, {"customdata": [["AAPL"], ["AAPL"], ["AAPL"], ["AAPL"], ["AAPL"], ["AAPL"], ["AAPL"], ["AAPL"], ["AAPL"], ["AAPL"], ["AAPL"], ["AAPL"], ["AAPL"], ["AAPL"], ["AAPL"], ["AAPL"], ["AAPL"], ["AAPL"], ["AAPL"], ["AAPL"], ["AAPL"], ["AAPL"], ["AAPL"], ["AAPL"], ["AAPL"], ["AAPL"], ["AAPL"], ["META"], ["META"], ["META"], ["META"], ["META"], ["META"], ["META"], ["META"], ["META"], ["META"], ["META"], ["META"], ["META"], ["META"], ["META"], ["META"], ["NVDA"], ["NVDA"], ["NVDA"], ["NVDA"], ["NVDA"], ["NVDA"], ["NVDA"], ["NVDA"], ["NVDA"], ["NVDA"], ["NVDA"], ["NVDA"], ["NVDA"], ["NVDA"], ["NVDA"], ["NVDA"], ["TSLA"], ["TSLA"], ["TSLA"], ["TSLA"], ["TSLA"], ["TSLA"], ["TSLA"], ["TSLA"], ["TSLA"], ["TSLA"], ["TSLA"], ["TSLA"], ["TSLA"], ["TSLA"], ["TSLA"], ["TSLA"], ["TSLA"], ["TSLA"], ["TSLA"], ["TSLA"], ["TSLA"], ["TSLA"], ["TSLA"], ["TSLA"], ["TSLA"], ["TSLA"], ["TSLA"]], "hovertemplate": "section_desc=Controls and Procedures<br>x=%{x}<br>y=%{y}<br>company=%{customdata[0]}<extra></extra>", "legendgroup": "Controls and Procedures", "marker": {"color": "#FF97FF", "symbol": "circle"}, "mode": "markers", "name": "Controls and Procedures", "showlegend": true, "type": "scattergl", "x": [-11.42, -9.799, -9.861, -11.41, -9.772, -9.824, -9.904, -11.41, -9.788, -9.859, -9.863, -11.42, -9.777, -9.846, -9.905, -11.43, -9.796, -9.863, -11.43, -9.798, -9.837, -11.43, -9.797, -9.864, -11.43, -9.778, -9.881, -10.94, -10.01, -10.95, -10.01, -10.94, -9.976, -10.97, -9.991, -10.96, -9.981, -10.94, -9.989, -10.95, -9.98, -10.95, -9.981, -10.7, 14.34, -10.68, 14.34, -10.69, 14.34, -10.69, 14.34, -10.69, 14.34, -10.69, 14.34, -10.7, 14.34, -10.69, 14.34, -10.77, -10.39, -10.19, -10.16, -10.86, -10.43, -10.2, -10.19, -10.87, -10.44, -10.14, -10.87, -10.44, -10.13, -10.85, 0.2627, 0.2748, -10.87, -10.43, -10.16, -10.87, -10.44, -10.14, -10.92, -10.91, -10.44, -10.14], "xaxis": "x", "y": [-2.561, -3.115, -2.926, -2.553, -3.199, -3.026, -2.873, -2.555, -3.179, -2.958, -2.911, -2.558, -3.191, -2.998, -2.887, -2.561, -3.121, -2.925, -2.563, -3.118, -2.942, -2.56, -3.127, -2.923, -2.561, -3.143, -2.908, -2.59, -2.826, -2.582, -2.818, -2.584, -2.841, -2.576, -2.829, -2.582, -2.838, -2.579, -2.834, -2.576, -2.839, -2.578, -2.838, -2.235, -8.981, -2.23, -8.981, -2.235, -8.981, -2.234, -8.981, -2.235, -8.981, -2.237, -8.981, -2.225, -8.981, -2.24, -8.981, -2.628, -2.624, -2.778, -2.761, -2.601, -2.512, -2.771, -2.764, -2.601, -2.509, -2.767, -2.601, -2.51, -2.768, -2.601, 8.726, 8.722, -2.601, -2.503, -2.749, -2.601, -2.507, -2.762, -2.587, -2.58, -2.503, -2.763], "yaxis": "y"}, {"customdata": [["AAPL"], ["AAPL"], ["AAPL"], ["AAPL"], ["AAPL"], ["AAPL"], ["AAPL"], ["AAPL"], ["META"], ["META"], ["META"], ["META"], ["META"], ["META"], ["META"], ["META"], ["NVDA"], ["NVDA"], ["NVDA"], ["NVDA"], ["NVDA"], ["NVDA"], ["NVDA"], ["NVDA"], ["TSLA"], ["TSLA"], ["TSLA"], ["TSLA"], ["TSLA"], ["TSLA"], ["TSLA"], ["TSLA"], ["TSLA"]], "hovertemplate": "section_desc=Other Information<br>x=%{x}<br>y=%{y}<br>company=%{customdata[0]}<extra></extra>", "legendgroup": "Other Information", "marker": {"color": "#FECB52", "symbol": "circle"}, "mode": "markers", "name": "Other Information", "showlegend": true, "type": "scattergl", "x": [-7.192, -11.09, -11.08, -6.323, -6.325, -6.324, -6.322, -6.322, -11.07, -11.08, -11.08, -11.07, -11.08, -11.08, -4.313, -11.08, -11.07, -8.256, -8.254, -8.261, -8.26, -8.258, -8.251, -8.252, -11.08, 8.834, 8.837, -10.98, -10.99, -10.99, -10.99, -10.99, -11.06], "xaxis": "x", "y": [-10.51, 11.95, 11.95, -7.52, -7.519, -7.519, -7.521, -7.521, 11.97, 11.96, 11.96, 11.97, 11.96, 11.96, 12.06, 11.96, 11.97, -10.29, -10.29, -10.29, -10.29, -10.29, -10.29, -10.29, 11.96, -3.426, -3.422, 12.06, 12.05, 12.05, 12.05, 12.05, 11.98], "yaxis": "y"}], "layout": {"height": 750, "legend": {"orientation": "h", "title": {"text": "section_desc"}, "tracegroupgap": 0, "x": 0.5, "xanchor": "center", "y": -0.2, "yanchor": "bottom"}, "title": {"text": "Embeddings by Document Section"}, "xaxis": {"anchor": "y", "domain": [0, 1], "title": {"text": "x"}}, "yaxis": {"anchor": "x", "domain": [0, 1], "title": {"text": "y"}}}}
